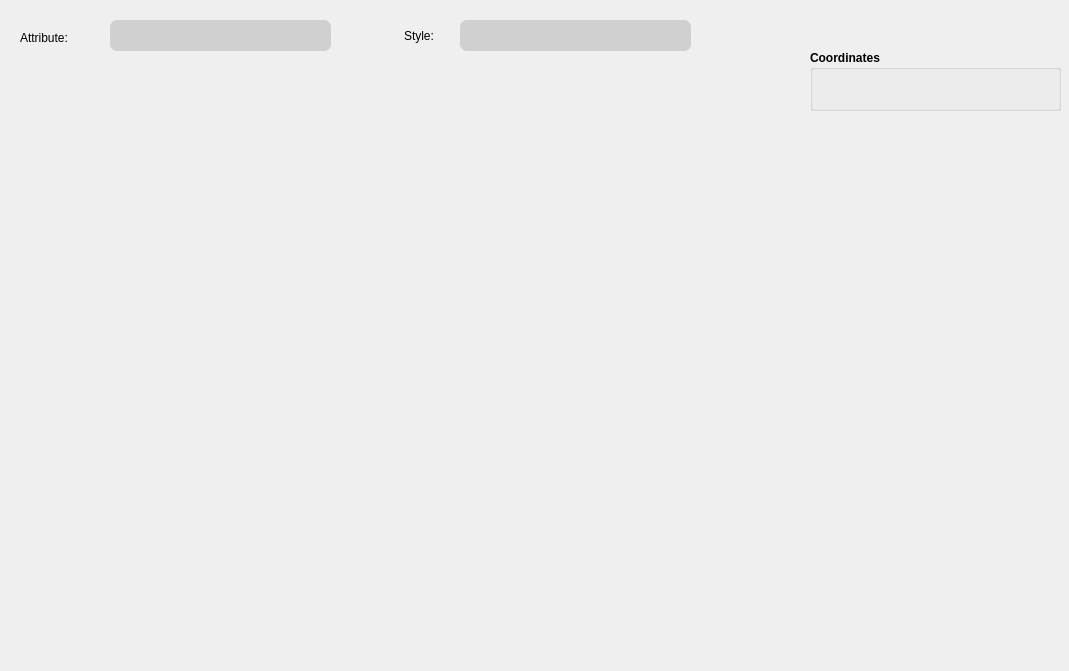
<?xml version="1.0" encoding="UTF-8"?>
<ui version="4.0">
 <class>Form</class>
 <widget class="QWidget" name="Form">
  <property name="geometry">
   <rect>
    <x>0</x>
    <y>0</y>
    <width>1069</width>
    <height>671</height>
   </rect>
  </property>
  <property name="windowTitle">
   <string>Form</string>
  </property>
  <widget class="QComboBox" name="selectAttr">
   <property name="geometry">
    <rect>
     <x>110</x>
     <y>20</y>
     <width>221</width>
     <height>31</height>
    </rect>
   </property>
   <property name="styleSheet">
    <string notr="true">QComboBox{
	color:#000;
	border-style: 2px solid rgb(200, 200, 200);
    border-radius: 7px;
	background-color: #d0d0d0;
	padding-left: 13px;
	padding-right: 10px;
}
QComboBox::drop-down 
{
    border: 6px; /* This seems to replace the whole arrow of the combo box */
}
QComboBox::down-arrow {
   image: url(&quot;resource/gui/tool/down-arrow.png&quot;);
    width: 9px;
    height: 9px;
	padding-right: 10px;
}
</string>
   </property>
  </widget>
  <widget class="QGroupBox" name="groupBox">
   <property name="geometry">
    <rect>
     <x>810</x>
     <y>50</y>
     <width>251</width>
     <height>61</height>
    </rect>
   </property>
   <property name="font">
    <font>
     <weight>75</weight>
     <bold>true</bold>
    </font>
   </property>
   <property name="title">
    <string>Coordinates</string>
   </property>
   <property name="flat">
    <bool>false</bool>
   </property>
  </widget>
  <widget class="QLabel" name="label_2">
   <property name="geometry">
    <rect>
     <x>404</x>
     <y>28</y>
     <width>41</width>
     <height>16</height>
    </rect>
   </property>
   <property name="text">
    <string>Style:</string>
   </property>
  </widget>
  <widget class="QWidget" name="verticalLayoutWidget">
   <property name="geometry">
    <rect>
     <x>-9</x>
     <y>60</y>
     <width>1081</width>
     <height>611</height>
    </rect>
   </property>
   <layout class="QVBoxLayout" name="simpleAttrGraph">
    <property name="sizeConstraint">
     <enum>QLayout::SetMinAndMaxSize</enum>
    </property>
    <property name="rightMargin">
     <number>5</number>
    </property>
    <property name="bottomMargin">
     <number>0</number>
    </property>
   </layout>
  </widget>
  <widget class="QComboBox" name="selectStyle">
   <property name="geometry">
    <rect>
     <x>460</x>
     <y>20</y>
     <width>231</width>
     <height>31</height>
    </rect>
   </property>
   <property name="styleSheet">
    <string notr="true">QComboBox{
	color: #000;
	border-style: 2px solid rgb(200, 200, 200);
    border-radius: 7px;
	background-color: #d0d0d0;
	padding-left: 13px;
	padding-right: 10px;
}
QComboBox::drop-down 
{
    border: 0px; /* This seems to replace the whole arrow of the combo box */
}
QComboBox::down-arrow {
   image: url(&quot;resource/gui/tool/down-arrow.png&quot;);
    width: 9px;
    height: 9px;
	padding-right: 10px;
}
</string>
   </property>
  </widget>
  <widget class="QLabel" name="label_3">
   <property name="geometry">
    <rect>
     <x>20</x>
     <y>28</y>
     <width>81</width>
     <height>20</height>
    </rect>
   </property>
   <property name="text">
    <string>Attribute:</string>
   </property>
  </widget>
 </widget>
 <resources/>
 <connections/>
</ui>
